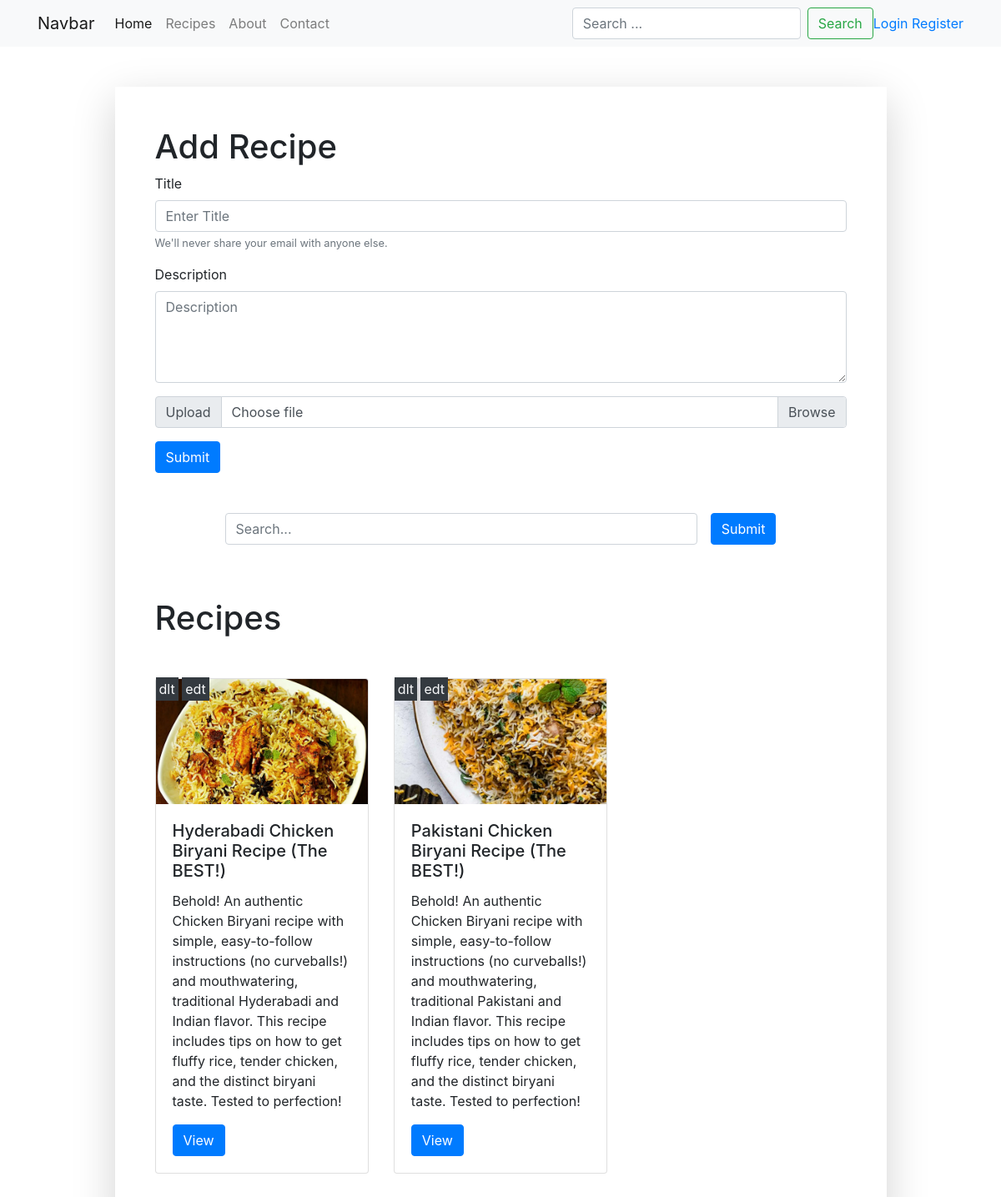
The app's page /recipes/ with its own data.
### cookrecipe/models.py (models this page shows)
class Recipe(models.Model):
    recipe_name = models.CharField(max_length=100)
    recipe_description = models.TextField()
    recipe_image = models.ImageField(upload_to="recipes/images", default='')
    def __str__(self):
        return self.recipe_name

### cookrecipe/views.py (the view, shortened to what this page needs)
# urls.py: path("recipes/", recipes, name="recipes"),
def recipes(request):
    queryset = Recipe.objects.all()
    if request.GET.get('search'):
        queryset = queryset.filter(recipe_name__icontains = request.GET.get('search'))
    context = {'recipes': queryset}
    return render(request, 'recipes.html', context)

### cookrecipe/templates/recipes.html (shortened to what this page needs)
{% extends "base.html" %} {% block start %}
<div class="col-10 mx-auto shadow-lg p-5">
  <h1>Add Recipe</h1>
  <form class="mt-6" method="post" enctype="multipart/form-data">
    <div class="form-group">
      <label for="recipe_name">Title</label>
      <input
        type="text"
        class="form-control"
        id="recipe_name"
        name="recipe_name"
        aria-describedby="emailHelp"
        placeholder="Enter Title"
      />
      <small id="emailHelp" class="form-text text-muted"
        >We'll never share your email with anyone else.</small
      >
    </div>
    <div class="form-group">
      <label for="recipe_description">Description</label>
      <textarea
        type="text"
        class="form-control"
        name="recipe_description"
        id="recipe_description"
        placeholder="Description"
        rows="4"
      ></textarea>
    </div>
    <div class="input-group mb-3">
      <div class="input-group-prepend">
        <span class="input-group-text">Upload</span>
      </div>
      <div class="custom-file">
        <label class="custom-file-label" for="recipe_image">Choose file</label>
      </div>
    </div>
    <button type="submit" class="btn btn-primary">Submit</button>
  </form>
  <div class="col-10 mx-auto mt-5">
    <form class="d-flex gutter-4">
      <div class="form-group w-100 pr-3">
        <input type="text" name="search" class="form-control" placeholder="Search..." />
      </div>
      <div>
        <button type="submit" class="w-10 btn btn-primary">Submit</button>
      </div>
    </form>
  </div>
  <div class="mt-5">
    <h1>Recipes</h1>
    <div class="row mt-5">
      {% for recipe in recipes %}
      <div class="col-sm-12 col-md-6 col-lg-4 mb-3">
        <div class="card position-relative w-100">
          <div class="position-absolute top-50 right-50 w-auto">
            <a
              href="/delete-recipe/{{recipe.id}}/"
              class="w-10 h-4 bg-dark p-1 text-light"
              >dlt</a
            >
            <a
              href="/update-recipe/{{recipe.id}}/"
              class="w-10 h-4 bg-dark p-1 text-light"
              >edt</a
            >
          </div>
          <img
            src="/media/{{recipe.recipe_image}}"
            class="card-img-top"
            style="height: 150px; object-fit: cover"
            alt="..."
          />
          <div class="card-body">
            <h5 class="card-title">{{recipe.recipe_name}}</h5>
            <p class="card-text">{{recipe.recipe_description}}</p>
            <a href="#" class="btn btn-primary">View</a>
          </div>
        </div>
      </div>
      {% endfor %}
    </div>
  </div>
</div>
{% endblock %}

### myapp/templates/base.html (shortened to what this page needs)
<!DOCTYPE html>
<html lang="en">
  <head>
    <link
      rel="stylesheet"
      href="https://cdn.jsdelivr.net/npm/bootstrap@4.1.3/dist/css/bootstrap.min.css"
    />
  </head>
  <body>
    <nav class="navbar navbar-expand-lg navbar-light bg-light">
      <div class="container">
        <a class="navbar-brand" href="#">Navbar</a>
        <div class="collapse navbar-collapse" id="navbarSupportedContent">
          <ul class="navbar-nav mr-auto">
            <li class="nav-item active">
              <a class="nav-link" href="/"
                >Home <span class="sr-only">(current)</span></a
              >
            </li>
            <li class="nav-item">
              <a class="nav-link" href="/recipes">Recipes</a>
            </li>
            <li class="nav-item">
              <a class="nav-link" href="/about">About</a>
            </li>
            <li class="nav-item">
              <a class="nav-link" href="/contact">Contact</a>
            </li>
          </ul>
          <form class="form-inline my-2 my-lg-0">
            <input
              class="form-control mr-sm-2"
              type="search"
              placeholder="Search ..."
              aria-label="Search"
            />
            <button class="btn btn-outline-success my-2 my-sm-0" type="submit">
              Search
            </button>
          </form>
          <div>
            <a href="/login/">Login</a>
            <a href="/register/">Register</a>
          </div>
        </div>
      </div>
    </nav>
    <div class="container  my-5">
    {% block start %}
    {% endblock %}
  </div>
  </body>
</html>

### records on screen
Recipe: recipe_image (picture), recipe_name "Hyderabadi Chicken Biryani Recipe (The BEST!)", recipe_description "Behold! An authentic Chicken Biryani recipe with simple, easy-to-follow instructions (no curveballs!) and mouthwatering, traditional Hyderabadi and Indian flavor. This recipe includes tips on how to get fluffy rice, tender chicken, and the distinct biryani taste. Tested to perfection!"
Recipe: recipe_image (picture), recipe_name "Pakistani Chicken Biryani Recipe (The BEST!)", recipe_description "Behold! An authentic Chicken Biryani recipe with simple, easy-to-follow instructions (no curveballs!) and mouthwatering, traditional Pakistani and Indian flavor. This recipe includes tips on how to get fluffy rice, tender chicken, and the distinct biryani taste. Tested to perfection!"
